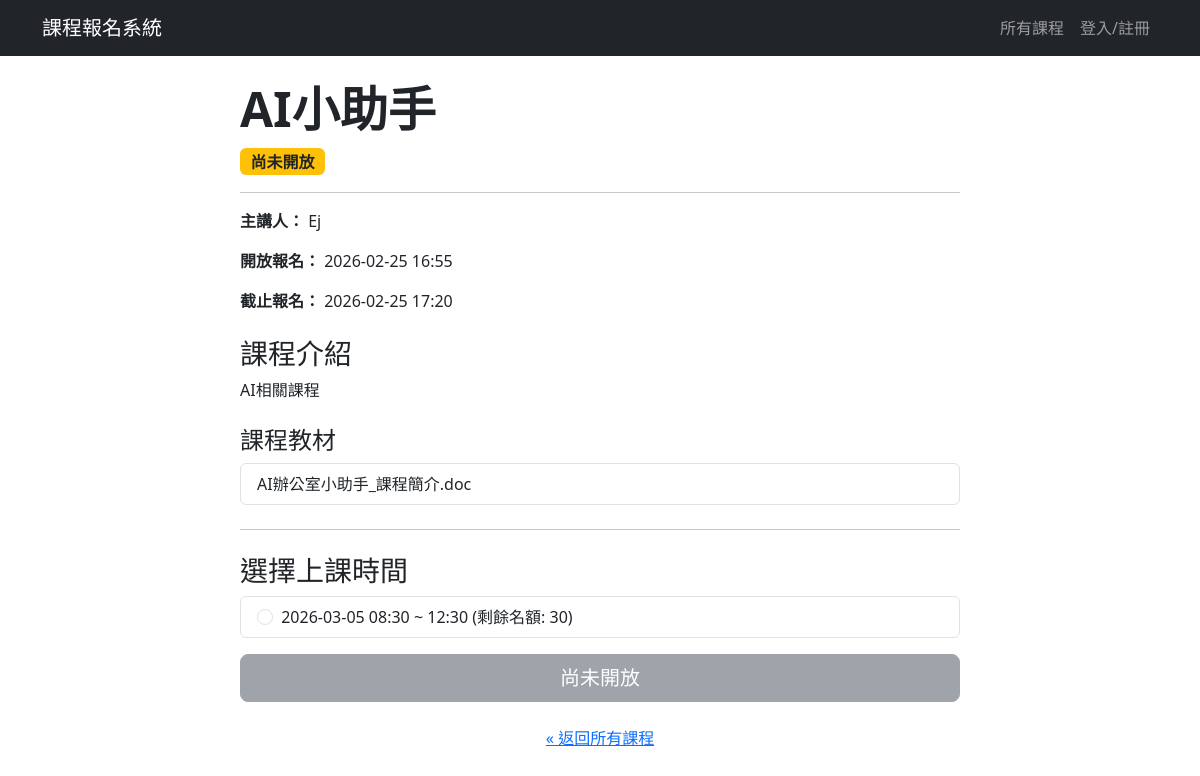
/course/3, run on the app's committed database.
### app.py (models this page shows)
class Course(db.Model):
    __tablename__ = 'course' # 建議明確指定表名
    id = db.Column(db.Integer, primary_key=True)
    name = db.Column(db.String(120), nullable=False)
    description = db.Column(db.Text, nullable=False) # 課程描述
    speaker_info = db.Column(db.String(200)) # 講者資訊
    has_time_slots = db.Column(db.Boolean, default=False, nullable=False) # 是否有梯次
    status = db.Column(db.String(20), default='尚未開放') # 課程狀態：尚未開放、報名中、報名截止
    registration_start_time = db.Column(db.DateTime, nullable=False) # 報名開始時間
    registration_end_time = db.Column(db.DateTime, nullable=False) # 報名截止時間
    allow_user_to_choose_time = db.Column(db.Boolean, default=False, nullable=False) # 是否允許使用者自選時間
    duration_hours = db.Column(db.Float, nullable=True, default=1) # 新增：上課時數欄位
    user_choice_start_date = db.Column(db.Date, nullable=True) # 自選時間的可選起始日
    user_choice_end_date = db.Column(db.Date, nullable=True) # 自選時間的可選結束日
    user_choice_start_time_of_day = db.Column(db.Time, nullable=True) # 自選時間的每日可選起始時間
    user_choice_end_time_of_day = db.Column(db.Time, nullable=True) # 自選時間的每日可選結束時間
    __table_args__ = {'extend_existing': True} # 避免重複定義表格錯誤
    files = db.relationship('CourseFile', backref='course', lazy=True, cascade="all, delete-orphan") # 課程有多個檔案，刪除課程時也刪除相關檔案
    time_slots = db.relationship('TimeSlot', backref='course', lazy=True, cascade="all, delete-orphan") # 課程有多個梯次，刪除課程時也刪除相關梯次

class CourseFile(db.Model):
    __tablename__ = 'course_file' # 明確指定表名，避免與其他表名衝突
    id = db.Column(db.Integer, primary_key=True) # 檔案ID 唯一值
    file_path = db.Column(db.String(300), nullable=False) # 儲存 UUID 檔名
    display_filename = db.Column(db.String(300), nullable=False) # 儲存原始檔名 (顯示用)
    course_id = db.Column(db.Integer, db.ForeignKey('course.id'), nullable=False) # 課程ID 外鍵，參考 Course 表
    __table_args__ = {'extend_existing': True} # 避免重複定義表格錯誤

class TimeSlot(db.Model):
    __tablename__ = 'time_slot'
    id = db.Column(db.Integer, primary_key=True)
    slot_start_time = db.Column(db.DateTime, nullable=False)
    slot_end_time = db.Column(db.DateTime, nullable=False)
    capacity = db.Column(db.Integer, nullable=False, default=999) # 梯次名額
    booked_count = db.Column(db.Integer, default=0) # 已報名人數
    course_id = db.Column(db.Integer, db.ForeignKey('course.id'), nullable=False) # 課程ID 外鍵，參考 Course 表
    __table_args__ = {'extend_existing': True} # 避免重複定義表格錯誤

### app.py (the view)
@app.route('/course/<int:course_id>')
def course_detail(course_id):
    check_course_status()
    course = db.session.get(Course, course_id)
    if not course:
        abort(404)
    available_slots = []
    if course.has_time_slots:
        available_slots = TimeSlot.query.filter(
            TimeSlot.course_id == course.id,
            TimeSlot.booked_count < TimeSlot.capacity
        ).order_by(TimeSlot.slot_start_time).all()
    is_registered = False
    if current_user.is_authenticated:
        user_reg = Registration.query.join(TimeSlot).filter(
            Registration.user_id == current_user.id,
            TimeSlot.course_id == course.id
        ).first()
        is_registered = user_reg is not None
    booked_slots_display = []
    booked_slots_iso = []
    if course.allow_user_to_choose_time:
        booked_slots_query = TimeSlot.query.filter_by(
            course_id=course.id, capacity=1
        ).order_by(TimeSlot.slot_start_time).all()
        booked_slots_display = booked_slots_query
        booked_slots_iso = [slot.slot_start_time.isoformat() for slot in booked_slots_query]
    user_choice_start_datetime = None
    user_choice_end_datetime = None
    if course.allow_user_to_choose_time and course.user_choice_start_date and course.user_choice_start_time_of_day:
        user_choice_start_datetime = datetime.combine(course.user_choice_start_date, course.user_choice_start_time_of_day)
    if course.allow_user_to_choose_time and course.user_choice_end_date and course.user_choice_end_time_of_day:
        user_choice_end_datetime = datetime.combine(course.user_choice_end_date, course.user_choice_end_time_of_day)
    return render_template(
        'course_detail.html',
        course=course,
        is_registered=is_registered,
        available_slots=available_slots,
        user_choice_start_datetime=user_choice_start_datetime,
        user_choice_end_datetime=user_choice_end_datetime,
        booked_user_choice_slots=booked_slots_display,
        booked_slots_iso=booked_slots_iso
    )

### app.py (called while the page is built, shortened)
def check_course_status():
    with app.app_context():
        print(f" [Scheduler] 正在檢查課程狀態... ({datetime.now().strftime('%Y-%m-%d %H:%M:%S')})")
        now = datetime.now() # 伺服器已是 GMT+8，改回使用本地時間
        updated_count = 0
        courses_to_open = Course.query.filter(Course.status == '尚未開放', Course.registration_start_time <= now).all()
        courses_to_close = Course.query.filter(Course.status == '報名中', Course.registration_end_time <= now).all()
        for course in courses_to_close:
            course.status = '報名截止'
            print(f" [Scheduler] 課程 '{course.name}' 已自動截止報名。(截止時間: {course.registration_end_time})")
            updated_count += 1
        if updated_count > 0:
            db.session.commit()
            print(f" [Scheduler] 共更新了 {updated_count} 門課程的狀態。")
        else:
            print(" [Scheduler] 沒有需要更新狀態的課程。")

### templates/course_detail.html (shortened to what this page needs)
{% extends "layout.html" %}
{% block content %}
<div class="container mt-4">
    <div class="row">
        <div class="col-lg-8 mx-auto">
            <h2 class="display-5 fw-bold">{{ course.name }}</h2>
            <p class="lead">
                {% if course.status == '報名中' %}
                    <span class="badge bg-success fs-6">報名中</span>
                {% elif course.status == '尚未開放' %}
                    <span class="badge bg-warning text-dark fs-6 ">尚未開放</span>
                {% else %}
                    <span class="badge bg-secondary fs-6">報名截止</span>
                {% endif %}
            </p>
            <hr>
            <p><strong>主講人：</strong> {{ course.speaker_info }}</p>
            <p><strong>開放報名：</strong> {{ course.registration_start_time.strftime('%Y-%m-%d %H:%M') }}</p>
            <p><strong>截止報名：</strong> {{ course.registration_end_time.strftime('%Y-%m-%d %H:%M') }}</p>
            <h3 class="mt-4">課程介紹</h3>
            <div style="white-space: pre-wrap;">{{ course.description }}</div>
            {% if course.files %}
                    <h4 class="mt-4">課程教材</h4>
                    <div class="list-group">
                    {% for file in course.files %}
                        <a href="{{ url_for('download_file', file_id=file.id) }}" class="list-group-item list-group-item-action" target="_blank">
                            {{ file.display_filename }}
                        </a>
                    {% endfor %}
                    </div>
                {% endif %}
        <hr class="my-4">
        {% if course.has_time_slots and not course.allow_user_to_choose_time %}
            <h3 class="mt-4">選擇上課時間</h3>
            {% if available_slots %}
                <div class="list-group" id="slot-selection">
                {% for slot in available_slots %}
                    <label class="list-group-item">
                        <input class="form-check-input me-1" type="radio" name="time_slot_id" value="{{ slot.id }}">
                        {{ slot.slot_start_time.strftime('%Y-%m-%d %H:%M') }} ~ {{ slot.slot_end_time.strftime('%H:%M') }} (剩餘名額: {{ slot.capacity - slot.booked_count }})
                    </label>
                {% endfor %}
                </div>
            <div class="d-grid gap-2 mt-3">
                {% if course.status != '報名中' %}
                    <button class="btn btn-secondary btn-lg" disabled>{{ course.status }}</button>
                {% endif %}
            </div>
            {% else %}
                <p class="text-danger">名額已滿</p>
            {% endif %}
        {% else %}
            <div class="d-grid gap-2">
                <p class="text-muted">本課程目前未開放時間選擇。</p>
            </div>
        {% endif %}
        <div class="text-center mt-4">
            <a href="{{ url_for('index') }}">&laquo; 返回所有課程</a>
        </div>
        </div>
    </div>
</div>
{% endblock %}

### data on the page
Course: name "AI小助手", speaker_info "Ej", registration_start_time "2026-02-25 16:55", registration_end_time "2026-02-25 17:20", description "AI相關課程", status "尚未開放"
CourseFile: display_filename "AI辦公室小助手_課程簡介.doc"
TimeSlot: slot_start_time "2026-03-05 08:30", slot_end_time "12:30", slot.capacity-slot.booked_count "30"
